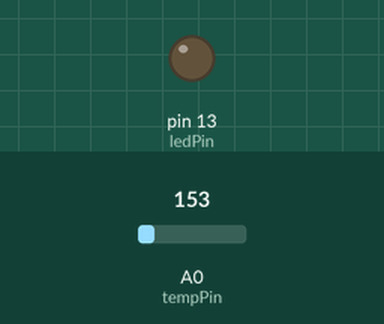
This sketch was run on a simulated Arduino Uno, built with avr-gcc and run on an emulated ATmega328P. Shown: output pins drawn as LEDs (lit = HIGH). The test bench sets the inputs (shaded band); at power-on: A0 (tempPin) = 153.

Above: at 1.2 s.
1.3 s: A0 (tempPin) set to 166
At 2.3 s:
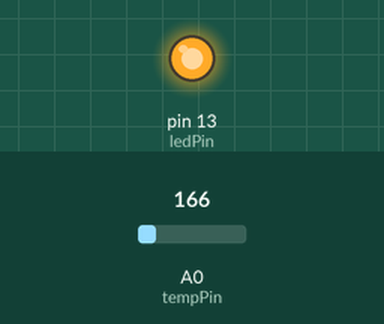
2.8 s: A0 (tempPin) set to 133
At 3.5 s:
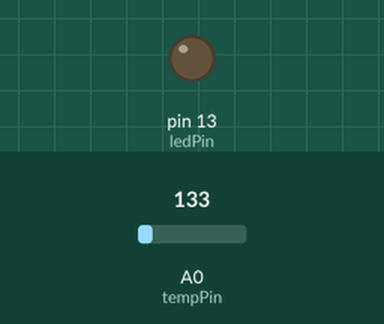
4.3 s: A0 (tempPin) set to 165
At 4.6 s:
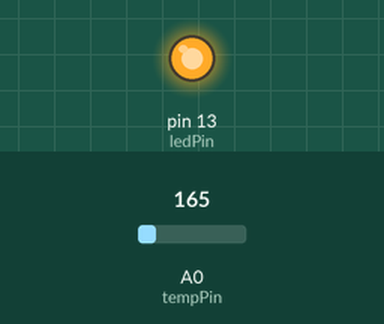
Timing chart, 0 to 7.3 s (numbered marks = the images above; inputs shaded):
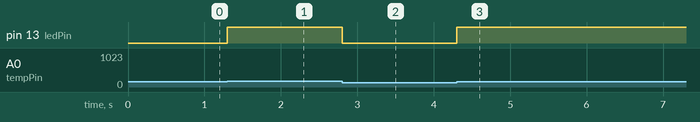

Measured:
- the behaviour switches between 153 and 154 on A0 (tempPin) (found by bisection; images 0 and 1)
- after the input at 1.3 s, pin 13 (ledPin): LOW → HIGH at once
- after the input at 2.8 s, pin 13 (ledPin): HIGH → LOW at once
- after the input at 4.3 s, pin 13 (ledPin): LOW → HIGH at once

The sketch:

ch13_2.ino
```cpp
int tempPin = 0;
int ledPin = 13;
int tempValue = 0;
float voltage = 0.0;
float celsiusTemp = 0.0;

void setup() {
  pinMode(ledPin, OUTPUT);
}

void loop() {
  tempValue = analogRead(tempPin);
  voltage = tempValue * 5000.0 / 1024.0;
  celsiusTemp = (voltage - 500) / 10.0;
  if (celsiusTemp > 25) {
    digitalWrite(ledPin, HIGH);
    delay(100);
  } else {
    digitalWrite(ledPin, LOW);
  }
}
```
